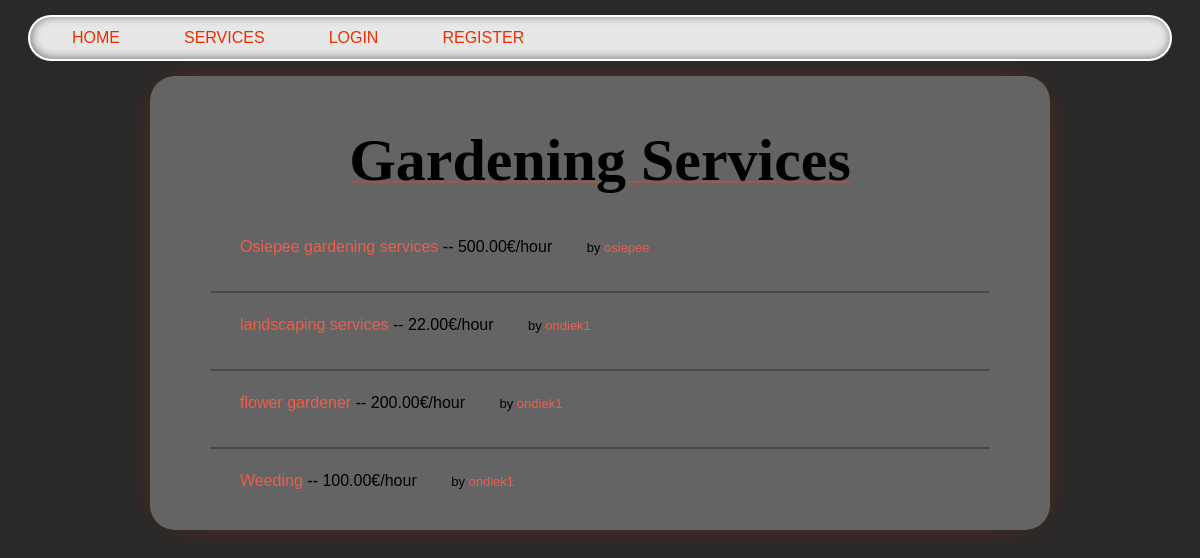
The page /services/Gardening/ on the database its author committed.
### services/models.py (models this page shows, shortened)
class Service(models.Model):
    company = models.ForeignKey(Company, on_delete=models.CASCADE)
    name = models.CharField(max_length=40)
    description = models.TextField()
    price_hour = models.DecimalField(decimal_places=2, max_digits=100)
    rating = models.IntegerField(validators=[MinValueValidator(
        0), MaxValueValidator(5)], default=0)
    choices = (
        ('Air Conditioner', 'Air Conditioner'),
        ('Carpentry', 'Carpentry'),
        ('Electricity', 'Electricity'),
        ('Gardening', 'Gardening'),
        ('Home Machines', 'Home Machines'),
        ('House Keeping', 'House Keeping'),
        ('Interior Design', 'Interior Design'),
        ('Locks', 'Locks'),
        ('Painting', 'Painting'),
        ('Plumbing', 'Plumbing'),
        ('Water Heaters', 'Water Heaters'),
    )
    field = models.CharField(max_length=30, blank=False,
                             null=False, choices=choices)
    date = models.DateTimeField(auto_now=True, null=False)
    request_count = models.IntegerField(default=0, db_index=True)
    class Meta:
        ordering = ['-request_count']

### users/models.py (models this page shows, shortened)
class Company(models.Model):
    FIELD_CHOICES = [
        ('Air Conditioner', 'Air Conditioner'),
        ('All in One', 'All in One'),
        ('Carpentry', 'Carpentry'),
        ('Electricity', 'Electricity'),
        ('Gardening', 'Gardening'),
        ('Home Machines', 'Home Machines'),
        ('House Keeping', 'House Keeping'),
        ('Interior Design', 'Interior Design'),
        ('Locks', 'Locks'),
        ('Painting', 'Painting'),
        ('Plumbing', 'Plumbing'),
        ('Water Heaters', 'Water Heaters'),
    ]
    user = models.OneToOneField(
        User, on_delete=models.CASCADE, primary_key=True
    )
    field = models.CharField(max_length=70, choices=FIELD_CHOICES, blank=False, null=False)
    rating = models.IntegerField(
        validators=[MaxValueValidator(5), MinValueValidator(0)], default=0
    )

class User(AbstractUser):
    is_company = models.BooleanField(default=False)
    is_customer = models.BooleanField(default=False)
    email = models.CharField(max_length=100, unique=True)
    USERNAME_FIELD = 'email'
    REQUIRED_FIELDS = ['username']
    def __str__(self):
        return self.username

### services/views.py (the view)
# urls.py: path('<slug:field>/', v.service_field, name='services_field'),
def service_field(request, field):
    field = field.replace('-', ' ').title()
    services = Service.objects.filter(
        field=field)
    return render(request, 'services/field.html', {'services': services, 'field': field})

### services/templates/services/field.html (shortened to what this page needs)
{% extends 'main/base.html' %}
{% block content %}
    {% if services|length != 0 %}
        <p class="title">{{ field }} Services</p>
        <ul class='services_list'>
            {% for service in services %}
                <div style="display: ruby;">
                    <div class='service_list_info'>
                        <li><a href="/services/{{ service.id }}">{{ service.name }}</a> -- {{ service.price_hour }}€/hour</li>
                    </div>
                    <p style="display:block; margin: 0; float: right;font-size: small; margin-right: 30px;">
                        by <a href="/company/{{ service.company.user }}">{{ service.company.user }}</a>
                    </p>
                </div>
                {% if not forloop.last %}
                    <div class="line"></div>
                {% endif %}
            {% endfor %}
        </ul>
    {% else %}
        <h2>Sorry. No {{ field }} services available</h2>
    {% endif %}
{% endblock %}

### static/css/style.css (style rules this page uses)
body { background: #292929; font-family: 'Lexend Exa', sans-serif; padding: 0; margin: 0; }
a { color: #ee5e4b; text-decoration: none; }
.content p { text-align: center; margin: 30px 0px; white-space: pre-line; }
.title { text-align: center; font-family: 'Times New Roman', Times, serif; font-size: 60px; font-weight: bold; text-decoration: 2px underline; text-decoration-color: rgba(255, 68, 0, 0.37); }
.services_list { padding: 0; margin-bottom: 20px; }
.service_list_info { padding: 0 30px; }
.service_list_info li { list-style-type: none; }
.line { width: 100%; margin: 0 auto; height: 2px; background-color: #00000044; border-radius: 20px; margin-bottom: 10px; margin-top: 35px; }

### rows shown on the page
Service: name "Osiepee gardening services", price_hour "500.00", company.user "osiepee"
Service: name "landscaping services", price_hour "22.00", company.user "ondiek1"
Service: name "flower gardener", price_hour "200.00", company.user "ondiek1"
Service: name "Weeding", price_hour "100.00", company.user "ondiek1"

### other values the page prints
{{ field }} "Gardening"
